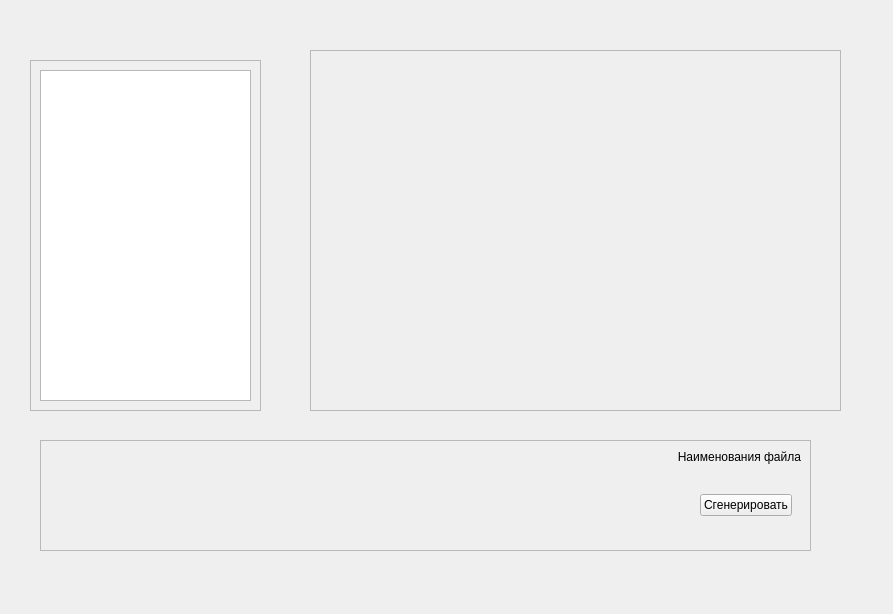
<?xml version="1.0" encoding="UTF-8"?>
<ui version="4.0">
 <class>OfficeGenWidget</class>
 <widget class="QWidget" name="OfficeGenWidget">
  <property name="geometry">
   <rect>
    <x>0</x>
    <y>0</y>
    <width>893</width>
    <height>614</height>
   </rect>
  </property>
  <property name="windowTitle">
   <string>Form</string>
  </property>
  <widget class="QFrame" name="bottomWidget">
   <property name="geometry">
    <rect>
     <x>40</x>
     <y>440</y>
     <width>771</width>
     <height>111</height>
    </rect>
   </property>
   <property name="sizePolicy">
    <sizepolicy hsizetype="Preferred" vsizetype="Maximum">
     <horstretch>0</horstretch>
     <verstretch>0</verstretch>
    </sizepolicy>
   </property>
   <property name="frameShape">
    <enum>QFrame::StyledPanel</enum>
   </property>
   <property name="frameShadow">
    <enum>QFrame::Raised</enum>
   </property>
   <layout class="QVBoxLayout" name="verticalLayout">
    <item>
     <widget class="QLabel" name="label">
      <property name="text">
       <string>Наименования файла</string>
      </property>
      <property name="alignment">
       <set>Qt::AlignRight|Qt::AlignTrailing|Qt::AlignVCenter</set>
      </property>
     </widget>
    </item>
    <item>
     <widget class="QStackedWidget" name="stackedWidget">
      <property name="currentIndex">
       <number>0</number>
      </property>
      <widget class="QWidget" name="page">
       <layout class="QHBoxLayout" name="horizontalLayout_2">
        <item>
         <spacer name="horizontalSpacer">
          <property name="orientation">
           <enum>Qt::Horizontal</enum>
          </property>
          <property name="sizeHint" stdset="0">
           <size>
            <width>40</width>
            <height>20</height>
           </size>
          </property>
         </spacer>
        </item>
        <item>
         <widget class="QPushButton" name="pushButton_2">
          <property name="text">
           <string>Сгенерировать</string>
          </property>
         </widget>
        </item>
       </layout>
      </widget>
      <widget class="QWidget" name="page_2">
       <layout class="QVBoxLayout" name="verticalLayout_2">
        <item>
         <layout class="QHBoxLayout" name="horizontalLayout">
          <item>
           <widget class="QProgressBar" name="progressBar">
            <property name="value">
             <number>24</number>
            </property>
           </widget>
          </item>
          <item>
           <widget class="QPushButton" name="pushButton">
            <property name="text">
             <string>Отменить</string>
            </property>
           </widget>
          </item>
         </layout>
        </item>
       </layout>
      </widget>
     </widget>
    </item>
   </layout>
  </widget>
  <widget class="QFrame" name="leftWidget">
   <property name="geometry">
    <rect>
     <x>30</x>
     <y>60</y>
     <width>231</width>
     <height>351</height>
    </rect>
   </property>
   <property name="frameShape">
    <enum>QFrame::StyledPanel</enum>
   </property>
   <property name="frameShadow">
    <enum>QFrame::Raised</enum>
   </property>
   <layout class="QVBoxLayout" name="verticalLayout_3">
    <item>
     <widget class="QTableView" name="tableView">
      <attribute name="verticalHeaderVisible">
       <bool>false</bool>
      </attribute>
     </widget>
    </item>
   </layout>
  </widget>
  <widget class="QFrame" name="rightWidget">
   <property name="geometry">
    <rect>
     <x>310</x>
     <y>50</y>
     <width>531</width>
     <height>361</height>
    </rect>
   </property>
   <property name="frameShape">
    <enum>QFrame::StyledPanel</enum>
   </property>
   <property name="frameShadow">
    <enum>QFrame::Raised</enum>
   </property>
  </widget>
 </widget>
 <resources/>
 <connections/>
</ui>
